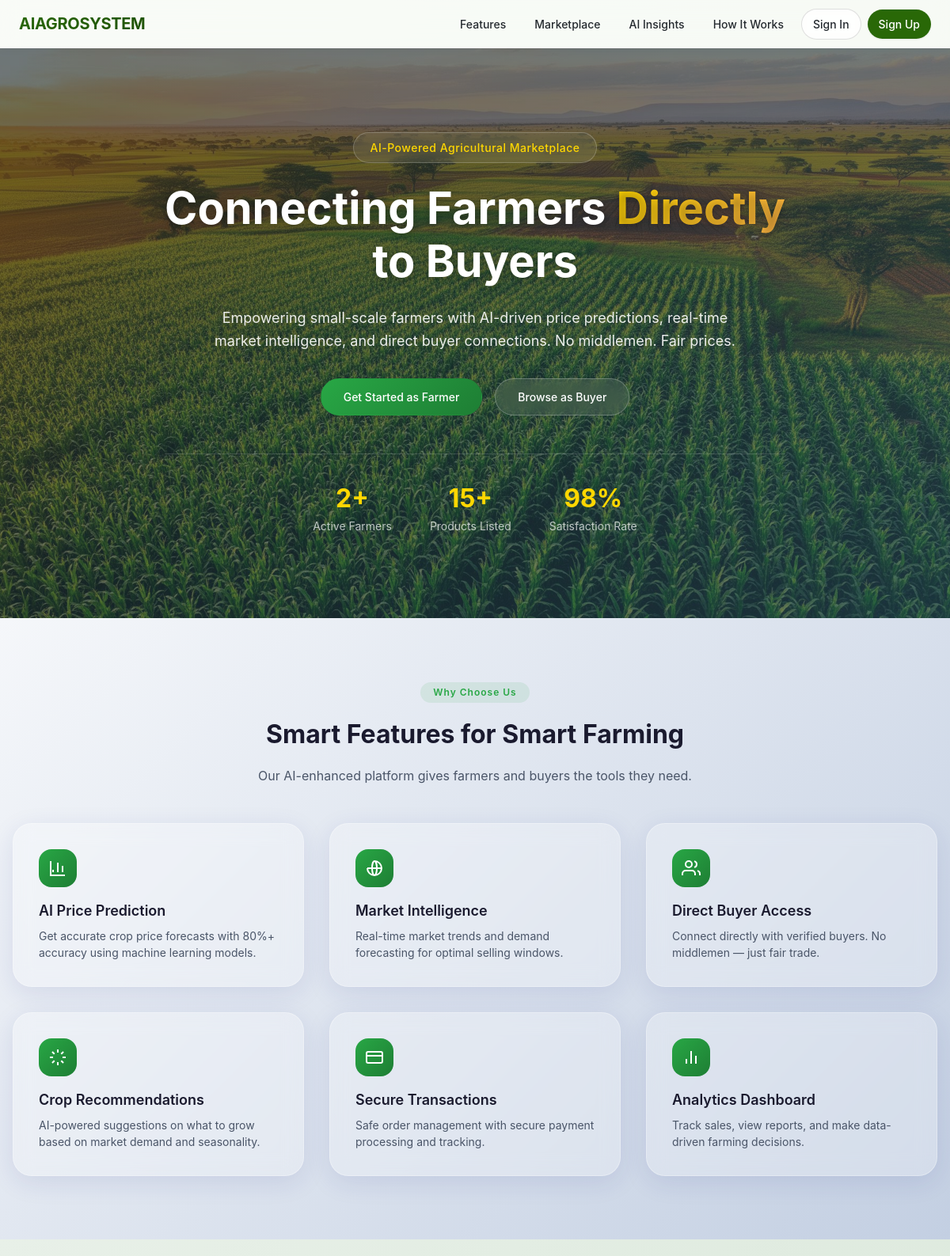
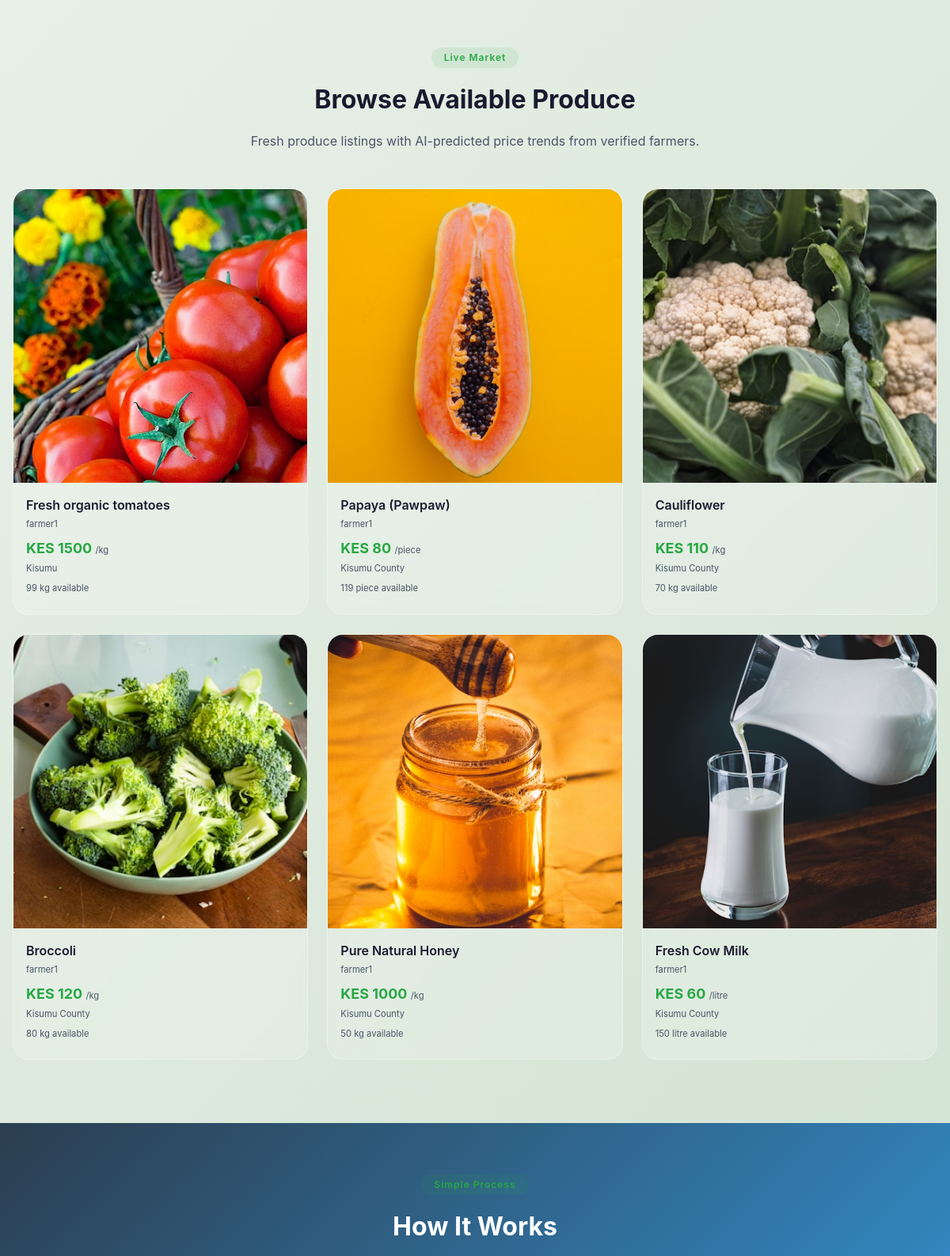
Before: / (upper part) with the older database file (2 pictures, top to bottom).
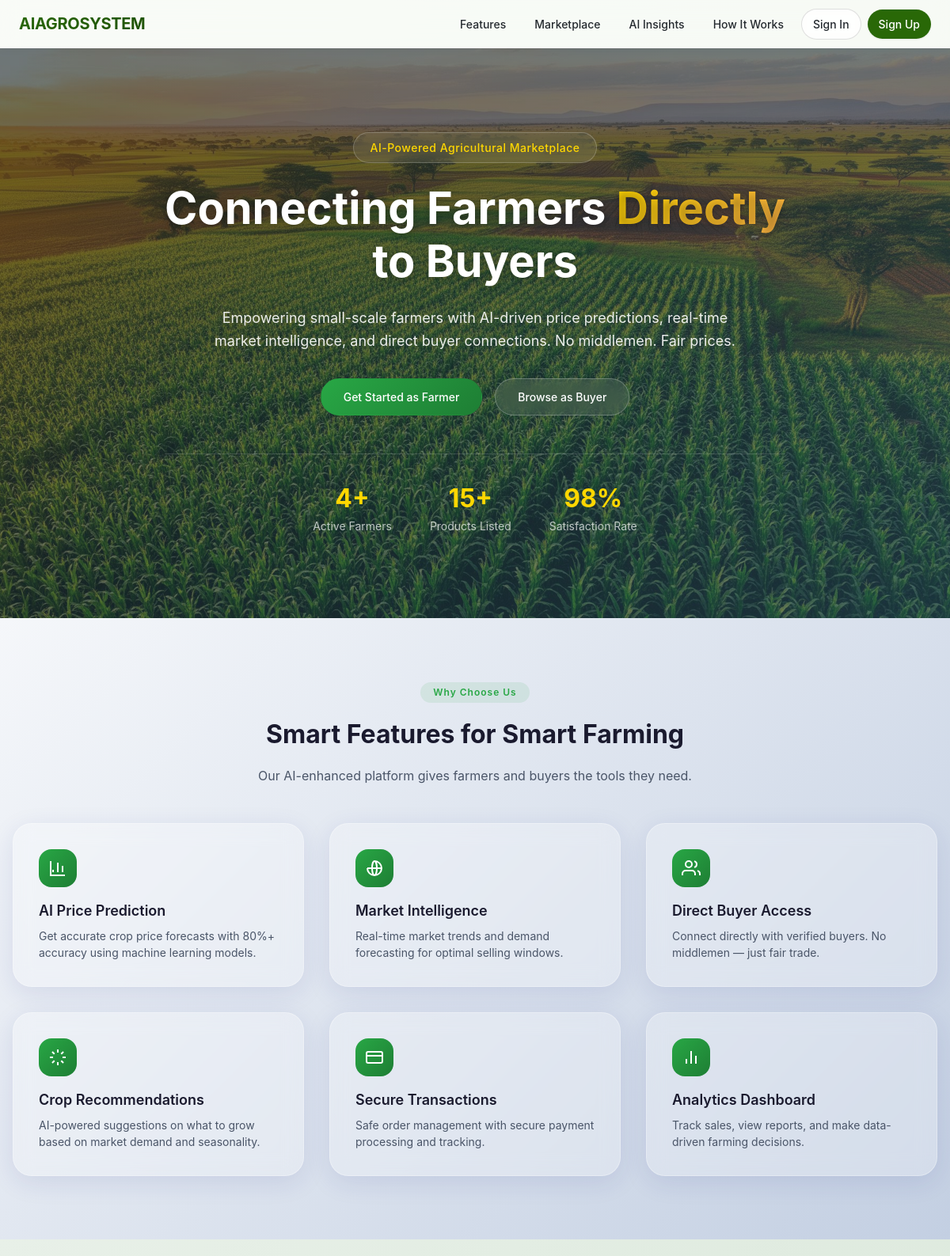
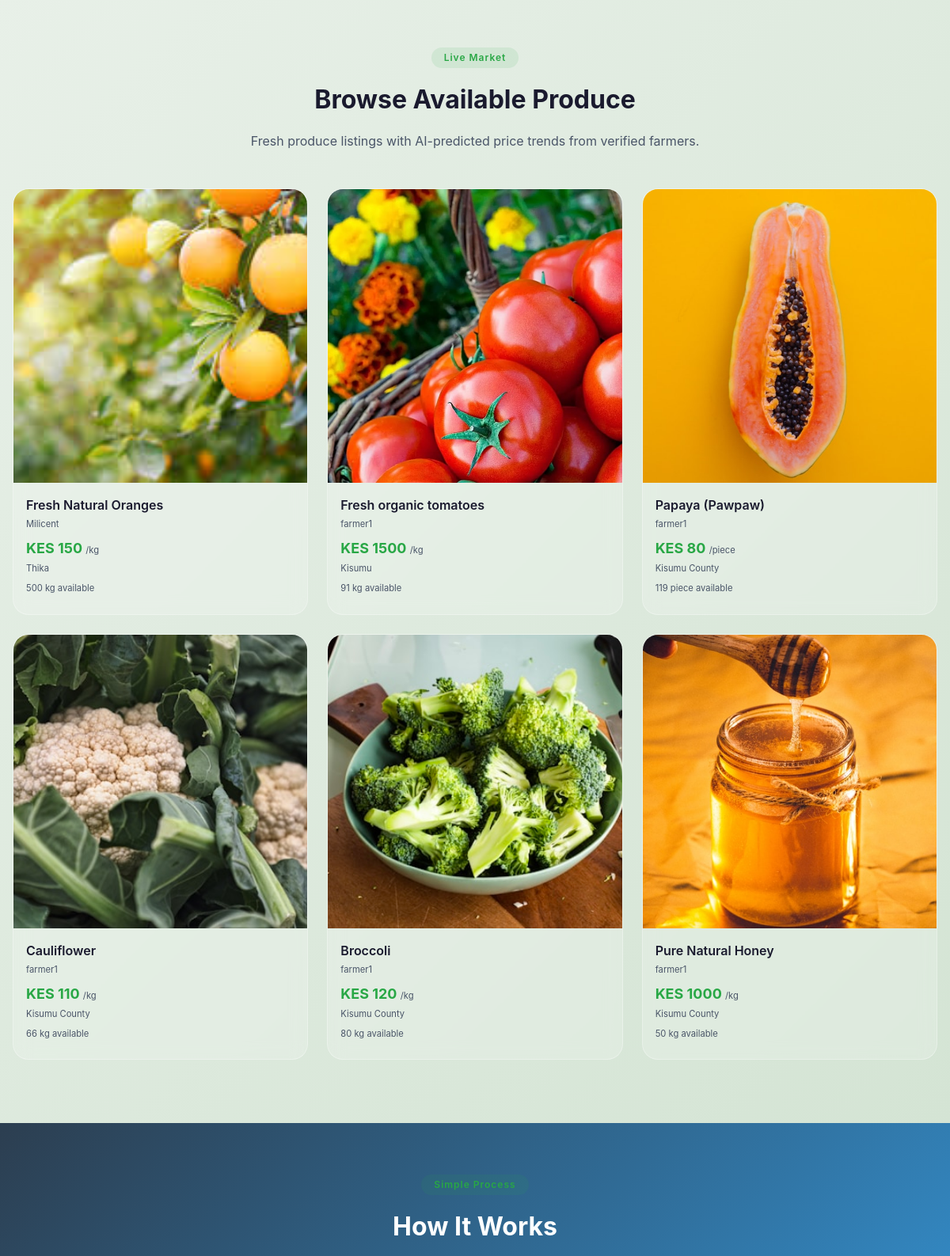
After: the same page with the newer database file (2 pictures, top to bottom).
### marketplace/models.py (models this page shows, shortened)
class Produce(models.Model):
    UNIT_CHOICES = [
        ('kg', 'Kilogram'),
        ('g', 'Gram'),
        ('piece', 'Piece'),
        ('bunch', 'Bunch'),
        ('sack', 'Sack'),
        ('tray', 'Tray'),
        ('litre', 'Litre'),
    ]
    STATUS_CHOICES = [
        ('available', 'Available'),
        ('sold_out', 'Sold Out'),
        ('low_stock', 'Low Stock'),
        ('discontinued', 'Discontinued'),
    ]
    farmer = models.ForeignKey(User, on_delete=models.CASCADE, related_name='produce_list')
    category = models.ForeignKey(Category, on_delete=models.SET_NULL, null=True)
    name = models.CharField(max_length=100)
    description = models.TextField()
    quantity = models.DecimalField(max_digits=10, decimal_places=2)
    unit = models.CharField(max_length=10, choices=UNIT_CHOICES, default='kg')
    price = models.DecimalField(max_digits=10, decimal_places=2)
    location = models.CharField(max_length=200)
    image = models.ImageField(upload_to='produce/', null=True, blank=True)
    video_url = models.URLField(max_length=500, blank=True, null=True)
    status = models.CharField(max_length=20, choices=STATUS_CHOICES, default='available')
    is_deleted = models.BooleanField(default=False)
    created_at = models.DateTimeField(auto_now_add=True)
    updated_at = models.DateTimeField(auto_now=True)

### marketplace/views.py (the view)
# urls.py: path('', marketplace_views.home_view, name='home'),
def home_view(request):
    total_farmers = User.objects.filter(profile__role='farmer').count()
    total_products = Produce.objects.filter(is_deleted=False, status='available').count()
    total_orders = Order.objects.count()
    completed_orders = Order.objects.filter(status='delivered').count()
    satisfaction_rate = int((completed_orders / total_orders * 100)) if total_orders > 0 else 98
    featured_products = Produce.objects.filter(
        is_deleted=False,
        status='available'
    ).order_by('-created_at')[:6]
    for product in featured_products:
        avg_price = Produce.objects.filter(
            category=product.category,
            is_deleted=False
        ).exclude(id=product.id).aggregate(avg=Avg('price'))['avg']
        if avg_price:
            if product.price > avg_price:
                product.price_trend = 'up'
                product.trend_percentage = round(((product.price - avg_price) / avg_price) * 100, 1)
            else:
                product.price_trend = 'down'
                product.trend_percentage = round(((avg_price - product.price) / avg_price) * 100, 1)
        else:
            product.price_trend = 'up'
            product.trend_percentage = 0
    if total_products > 1000:
        formatted_total_products = f"{total_products/1000:.1f}K"
    else:
        formatted_total_products = str(total_products)
    context = {
        'total_farmers': total_farmers,
        'total_products': formatted_total_products,
        'satisfaction_rate': satisfaction_rate,
        'featured_products': featured_products,
    }
    return render(request, 'home.html', context)

### templates/home.html (shortened to what this page needs)
{% extends 'base.html' %}
{% load static %}
{% block content %}
<section class="hero">
    <div class="hero-bg">
        <img src="{% static 'images/hero-farm.jpg' %}" alt="Farmland">
    </div>
    <div class="hero-content">
        <span class="hero-badge">AI-Powered Agricultural Marketplace</span>
        <h1 class="hero-title">
            Connecting Farmers <span>Directly</span><br>to Buyers
        </h1>
        <p class="hero-description">
            Empowering small-scale farmers with AI-driven price predictions,
            real-time market intelligence, and direct buyer connections. No middlemen. Fair prices.
        </p>
        <div class="hero-buttons">
            {% if user.is_authenticated %}
                <a href="/accounts/" class="btn-glass btn-glass-primary">Go to Dashboard</a>
            {% else %}
                <a href="/accounts/signup/" class="btn-glass btn-glass-primary">Get Started as Farmer</a>
                <a href="/accounts/login/" class="btn-glass">Browse as Buyer</a>
            {% endif %}
        </div>
        <div class="hero-stats">
            <div>
                <div class="stat-number">{{ total_farmers|default:"500" }}+</div>
                <div class="stat-label">Active Farmers</div>
            </div>
            <div>
                <div class="stat-number">{{ total_products|default:"1000" }}+</div>
                <div class="stat-label">Products Listed</div>
            </div>
            <div>
                <div class="stat-number">{{ satisfaction_rate|default:"98" }}%</div>
                <div class="stat-label">Satisfaction Rate</div>
            </div>
        </div>
    </div>
</section>
<section class="glass-section" id="features">
    <div class="container">
        <div class="section-header">
            <span class="section-tag">Why Choose Us</span>
            <h2 class="section-title">Smart Features for Smart Farming</h2>
            <p class="section-subtitle">Our AI-enhanced platform gives farmers and buyers the tools they need.</p>
        </div>
        <div class="features-grid">
            <div class="glass-card">
                <div class="feature-icon">
                    <svg viewBox="0 0 24 24" fill="none" stroke="currentColor" stroke-width="2">
                        <path d="M3 3v18h18M18 17V9M12 17V5M6 17v-3"/>
                    </svg>
                </div>
                <h3 class="feature-title">AI Price Prediction</h3>
                <p class="feature-desc">Get accurate crop price forecasts with 80%+ accuracy using machine learning models.</p>
            </div>
            <div class="glass-card">
                <div class="feature-icon">
                    <svg viewBox="0 0 24 24" fill="none" stroke="currentColor" stroke-width="2">
                        <path d="M21 12a9 9 0 01-9 9m9-9a9 9 0 00-9-9m9 9H3m9 9a9 9 0 01-9-9m9 9c1.66 0 3-4 3-9s-1.34-9-3-9m0 18c-1.66 0-3-4-3-9s1.34-9 3-9"/>
                    </svg>
                </div>
                <h3 class="feature-title">Market Intelligence</h3>
                <p class="feature-desc">Real-time market trends and demand forecasting for optimal selling windows.</p>
            </div>
            <div class="glass-card">
                <div class="feature-icon">
                    <svg viewBox="0 0 24 24" fill="none" stroke="currentColor" stroke-width="2">
                        <path d="M17 21v-2a4 4 0 00-4-4H5a4 4 0 00-4 4v2"/>
                        <circle cx="9" cy="7" r="4"/>
                        <path d="M23 21v-2a4 4 0 00-3-3.87"/>
                        <path d="M16 3.13a4 4 0 010 7.75"/>
                    </svg>
                </div>
                <h3 class="feature-title">Direct Buyer Access</h3>
                <p class="feature-desc">Connect directly with verified buyers. No middlemen — just fair trade.</p>
            </div>
            <div class="glass-card">
                <div class="feature-icon">
                    <svg viewBox="0 0 24 24" fill="none" stroke="currentColor" stroke-width="2">
                        <path d="M12 2v4M12 18v4M4.93 4.93l2.83 2.83M16.24 16.24l2.83 2.83M2 12h4M18 12h4M4.93 19.07l2.83-2.83M16.24 7.76l2.83-2.83"/>
                    </svg>
                </div>
                <h3 class="feature-title">Crop Recommendations</h3>
                <p class="feature-desc">AI-powered suggestions on what to grow based on market demand and seasonality.</p>
            </div>
            <div class="glass-card">
                <div class="feature-icon">
                    <svg viewBox="0 0 24 24" fill="none" stroke="currentColor" stroke-width="2">
                        <rect x="2" y="5" width="20" height="14" rx="2"/>
                        <line x1="2" y1="10" x2="22" y2="10"/>
                    </svg>
                </div>
                <h3 class="feature-title">Secure Transactions</h3>
                <p class="feature-desc">Safe order management with secure payment processing and tracking.</p>
            </div>
            <div class="glass-card">
                <div class="feature-icon">
                    <svg viewBox="0 0 24 24" fill="none" stroke="currentColor" stroke-width="2">
                        <path d="M18 20V10M12 20V4M6 20v-6"/>
                    </svg>
                </div>
                <h3 class="feature-title">Analytics Dashboard</h3>
                <p class="feature-desc">Track sales, view reports, and make data-driven farming decisions.</p>
            </div>
        </div>
    </div>
</section>
<section class="products-section" id="marketplace">
    <div class="container">
        <div class="section-header">
            <span class="section-tag">Live Market</span>
            <h2 class="section-title">Browse Available Produce</h2>
            <p class="section-subtitle">Fresh produce listings with AI-predicted price trends from verified farmers.</p>
        </div>
        <div class="products-grid">
            {% for product in featured_products %}
            <div class="product-card" onclick="location.href='/marketplace/produce/{{ product.id }}/'">
                <div class="product-image">
                    {% if product.image %}
                        <img src="{{ product.image.url }}" alt="{{ product.name }}">
                    {% else %}
                        <div style="display: flex; align-items: center; justify-content: center; height: 100%; color: #666;">
                            No image
                        </div>
                    {% endif %}
                </div>
                <div class="product-body">
                    <div class="product-title">{{ product.name }}</div>
                    <div class="product-farmer">{{ product.farmer.username }}</div>
                    <div class="product-price">KES {{ product.price|floatformat:0 }} <small>/{{ product.unit }}</small></div>
                    <div class="product-location">{{ product.location }}</div>
                    <div class="product-stock">{{ product.quantity|floatformat:0 }} {{ product.unit }} available</div>
                </div>
            </div>
            {% empty %}
            <div style="text-align: center; grid-column: 1/-1; padding: 3rem;">
                <p>No products available at the moment. Check back soon!</p>
            </div>
            {% endfor %}
        </div>
    </div>
</section>
<section class="steps-section" id="how-it-works">
    <div class="container">
        <div class="section-header">
            <span class="section-tag">Simple Process</span>
            <h2 class="section-title">How It Works</h2>
        </div>
    </div>
</section>
{% endblock %}

### templates/base.html (shortened to what this page needs)
{% load static %}
<!DOCTYPE html>
<html lang="en">
<head>
</head>
<body>
    <nav class="navbar">
        <div class="nav-container">
            <a href="/" class="logo">AIAGROSYSTEM</a>
            <div class="nav-links" id="navLinks">
                <a href="/#features">Features</a>
                <a href="/marketplace/">Marketplace</a>
                <a href="/ai/insights/">AI Insights</a>
                <a href="#how-it-works">How It Works</a>
                {% if user.is_authenticated %}
                    <div class="user-dropdown" id="userDropdown">
                        <div class="avatar">
                            {% if user.profile.profile_picture %}
                                <img src="{{ user.profile.profile_picture.url }}" alt="{{ user.username }}">
                            {% else %}
                                <span>{{ user.username }}</span>
                            {% endif %}
                        </div>
                        <div class="dropdown-content">
                            <a href="/accounts/">Dashboard</a>
                            <a href="/accounts/profile/">Profile</a>
                            <div class="dropdown-divider"></div>
                            <a href="/accounts/logout/">Sign Out</a>
                        </div>
                    </div>
                {% else %}
                    <a href="/accounts/login/" class="btn-outline">Sign In</a>
                    <a href="/accounts/signup/" class="btn-primary">Sign Up</a>
                {% endif %}
            </div>
        </div>
    </nav>
    <main>
        {% block content %}{% endblock %}
    </main>
</body>
</html>

### templates/base.html (style rules this page uses)
* { margin: 0; padding: 0; box-sizing: border-box; }
:root { --primary: #296807; --primary-dark: #1f5205; --primary-light: #3a8a0a; --primary-bg: #ebf5e6; --gold: #f5b81b; --gold-dark: #e0a800; --text-dark: #24292f; --text-muted: #57606a; --text-light: #6e7781; --border: rgba(255, 255, 255, 0.35); --border-light: rgba(255, 255, 255, 0.2); --bg-light: rgba(246, 248, 250, 0.55); --bg-white: rgba(255, 255, 255, 0.7); --shadow-sm: 0 1px 3px rgba(0,0,0,0.05); --shadow-md: 0 4px 12px rgba(0,0,0,0.08); --shadow-lg: 0 12px 28px rgba(0,0,0,0.12); --radius: 10px; --radius-lg: 16px; --blur: blur(12px); }
body { font-family: -apple-system, BlinkMacSystemFont, 'Segoe UI', 'Noto Sans', Helvetica, Arial, sans-serif; background: linear-gradient(135deg, #eef5ea 0%, #d9e6d0 100%); color: var(--text-dark); line-height: 1.5; min-height: 100vh; display: flex; flex-direction: column; }
main { flex: 1; }
.container { width: 100%; max-width: 1280px; margin: 0 auto; padding: 0 1rem; }
.navbar { background: rgba(255, 255, 255, 0.62); backdrop-filter: var(--blur); border-bottom: 1px solid rgba(255, 255, 255, 0.45); position: sticky; top: 0; z-index: 100; width: 100%; box-shadow: 0 2px 10px rgba(0, 0, 0, 0.04); }
.nav-container { display: flex; align-items: center; justify-content: space-between; min-height: 60px; width: 100%; max-width: 1280px; margin: 0 auto; padding: 0 1.5rem; }
.logo { font-size: 1.25rem; font-weight: 700; background: linear-gradient(135deg, var(--primary), var(--primary-dark)); background-clip: text; -webkit-background-clip: text; color: transparent; text-decoration: none; letter-spacing: -0.3px; }
.nav-links { display: flex; gap: 0.5rem; align-items: center; }
.nav-links > a { text-decoration: none; font-size: 0.875rem; font-weight: 500; color: var(--text-dark); transition: all 0.2s; padding: 0.5rem 0.875rem; border-radius: 30px; white-space: nowrap; }
.btn-primary { display: inline-flex; align-items: center; justify-content: center; padding: 0.5rem 1.25rem; background: var(--primary); color: white !important; text-decoration: none; border-radius: 30px; font-weight: 600; font-size: 0.875rem; transition: all 0.2s; border: none; cursor: pointer; text-align: center; box-shadow: 0 1px 2px rgba(0, 0, 0, 0.08); }
.btn-outline { display: inline-flex; align-items: center; justify-content: center; padding: 0.5rem 1.25rem; background: rgba(255, 255, 255, 0.55); backdrop-filter: blur(4px); border: 1px solid rgba(0, 0, 0, 0.12); color: var(--text-dark) !important; text-decoration: none; border-radius: 30px; font-weight: 500; font-size: 0.875rem; transition: all 0.2s; cursor: pointer; }
.section-title { text-align: center; font-size: 1.8rem; font-weight: 700; color: var(--primary-dark); margin-bottom: 2rem; }

Changed rows visible on the page:
no longer on this page (row unchanged): Produce: image (picture), name "Fresh Cow Milk", farmer.username "farmer1", price "60", unit "litre", location "Kisumu County", quantity "150"
added Produce: image (picture), name "Fresh Natural Oranges", farmer.username "Milicent", price "150", unit "kg", location "Thika", quantity "500"
changed Produce "Fresh organic tomatoes": quantity "99" → "91"
changed Produce "Cauliflower": quantity "70" → "66"
Other visible differences:
{{ total_farmers|default:"500" }}: "2" → "4"
